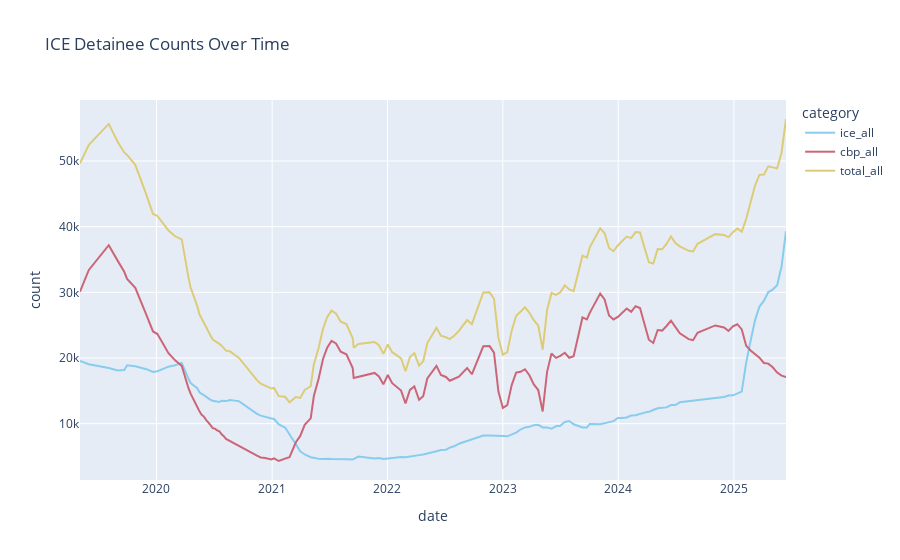

Notebook code cell kept with this figure:
### Code cell
# Create the line chart
fig = px.line(
    df_melted,
    x="date",
    y="count",
    color="category",
    color_discrete_sequence=px.colors.qualitative.Safe,
    title="ICE Detainee Counts Over Time",
)

fig.show()

### Figure 1 — Plotly figure (JSON) as saved in the notebook; plotly's stock layout.template omitted (floating-point values rounded to 4 significant figures; data arrays with more than 128 entries replaced by an {"elided": "..."} marker saying what was removed)
{"data": [{"hovertemplate": "category=ice_all<br>date=%{x}<br>count=%{y}<extra></extra>", "legendgroup": "ice_all", "line": {"color": "rgb(136, 204, 238)", "dash": "solid"}, "marker": {"symbol": "circle"}, "mode": "lines", "name": "ice_all", "orientation": "v", "showlegend": true, "type": "scatter", "x": {"elided": "140 str values"}, "xaxis": "x", "y": {"elided": "140 int values"}, "yaxis": "y"}, {"hovertemplate": "category=cbp_all<br>date=%{x}<br>count=%{y}<extra></extra>", "legendgroup": "cbp_all", "line": {"color": "rgb(204, 102, 119)", "dash": "solid"}, "marker": {"symbol": "circle"}, "mode": "lines", "name": "cbp_all", "orientation": "v", "showlegend": true, "type": "scatter", "x": {"elided": "140 str values"}, "xaxis": "x", "y": {"elided": "140 int values"}, "yaxis": "y"}, {"hovertemplate": "category=total_all<br>date=%{x}<br>count=%{y}<extra></extra>", "legendgroup": "total_all", "line": {"color": "rgb(221, 204, 119)", "dash": "solid"}, "marker": {"symbol": "circle"}, "mode": "lines", "name": "total_all", "orientation": "v", "showlegend": true, "type": "scatter", "x": {"elided": "140 str values"}, "xaxis": "x", "y": {"elided": "140 int values"}, "yaxis": "y"}], "layout": {"legend": {"title": {"text": "category"}, "tracegroupgap": 0}, "title": {"text": "ICE Detainee Counts Over Time"}, "xaxis": {"anchor": "y", "domain": [0, 1], "title": {"text": "date"}}, "yaxis": {"anchor": "x", "domain": [0, 1], "title": {"text": "count"}}}}
